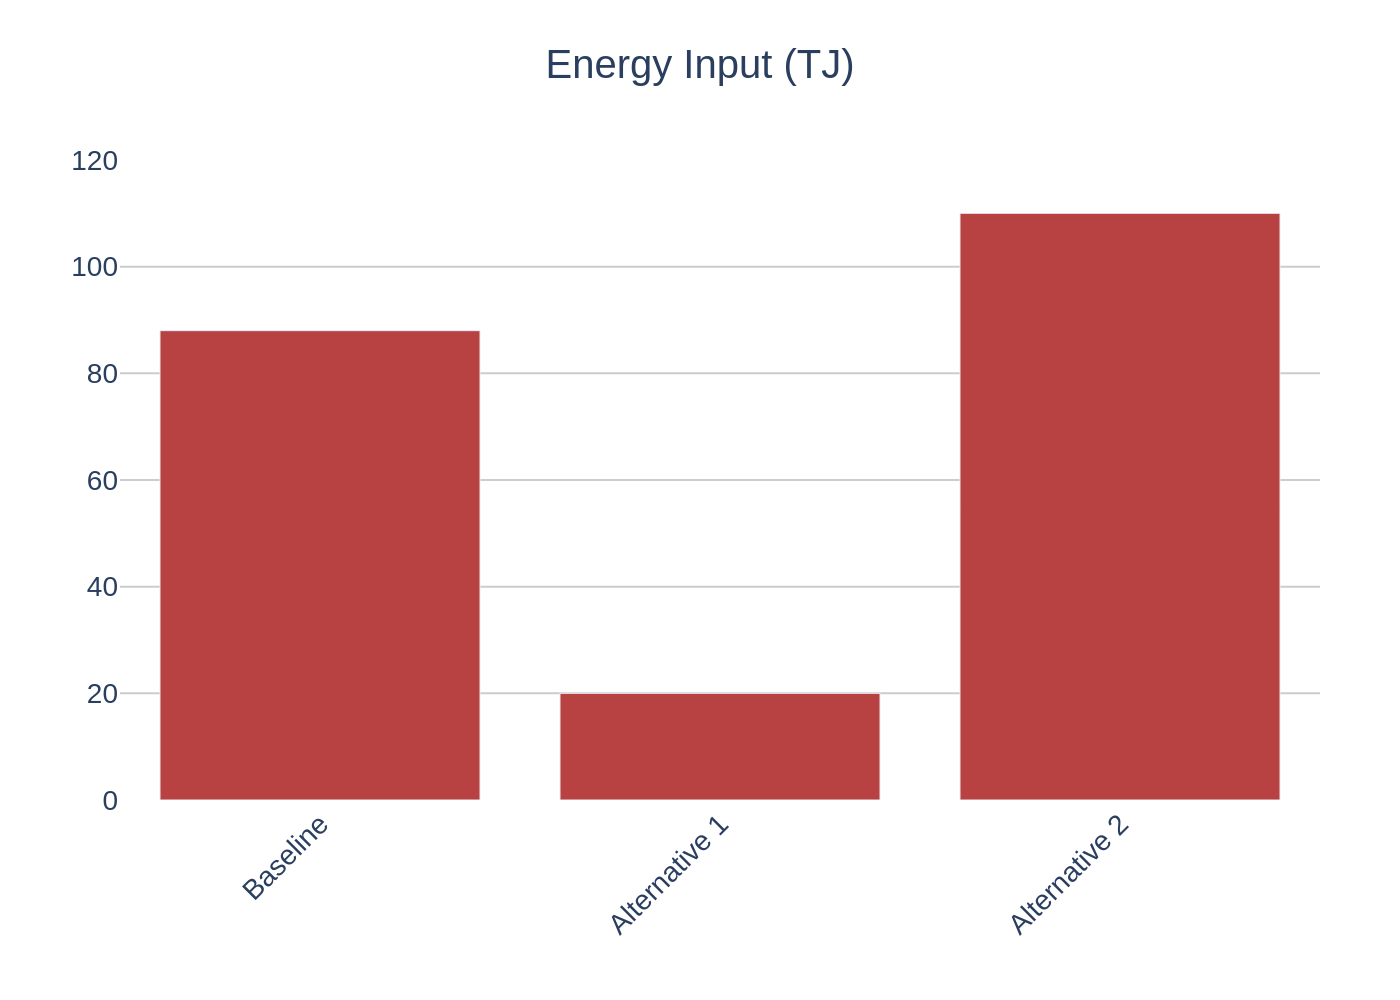

Source code (Python):
import sys
import json
import plotly.graph_objects as go
import os

# Check for command-line argument
if len(sys.argv) != 2:
    print("Usage: python script.py <path_to_json_file>")
    sys.exit(1)

json_path = sys.argv[1]

# Ensure the file exists before proceeding
if not os.path.exists(json_path):
    print(f"Error: JSON file not found at {json_path}")
    sys.exit(1)

# Read data from the specified JSON file
with open(json_path, 'r', encoding='utf-8') as f:
    chart_info = json.load(f)

# Extract data for plotting
chart_data = chart_info.get("chart_data", [])
texts = chart_info.get("texts", {})
colors = chart_info.get("colors", [])

# Prepare data series from JSON
categories = [item['category'] for item in chart_data]
values = [item['value'] for item in chart_data]

# Create the figure
fig = go.Figure()

# Add the bar trace
# Note: The original chart has a 3D effect which is not a standard, robust feature in Plotly's 2D bar charts.
# A standard go.Bar chart is used here to accurately represent the data values and relationships.
fig.add_trace(go.Bar(
    x=categories,
    y=values,
    marker_color=colors[0] if colors else None,
    name='' # Use empty name to prevent legend item
))

# Configure layout
title_text = texts.get('title', '')
if texts.get('subtitle'):
    title_text += f"<br><sub>{texts.get('subtitle')}</sub>"

fig.update_layout(
    title={
        'text': title_text,
        'y':0.95,
        'x':0.5,
        'xanchor': 'center',
        'yanchor': 'top'
    },
    font={
        'family': "Arial",
        'size': 14
    },
    xaxis_title=texts.get('x_axis_title'),
    yaxis_title=texts.get('y_axis_title'),
    showlegend=False,
    plot_bgcolor='white',
    yaxis={
        'range': [0, 120],
        'tickmode': 'linear',
        'tick0': 0,
        'dtick': 20,
        'gridcolor': '#cccccc'
    },
    xaxis={
        'tickangle': -45
    },
    margin=dict(t=80, b=100, l=60, r=40)
)

# Determine the output filename from the input JSON path
base_filename = os.path.splitext(os.path.basename(json_path))[0]
output_filename = f"{base_filename}.png"

# Save the chart as a PNG image
fig.write_image(output_filename, scale=2)

print(f"Chart saved as {output_filename}")
